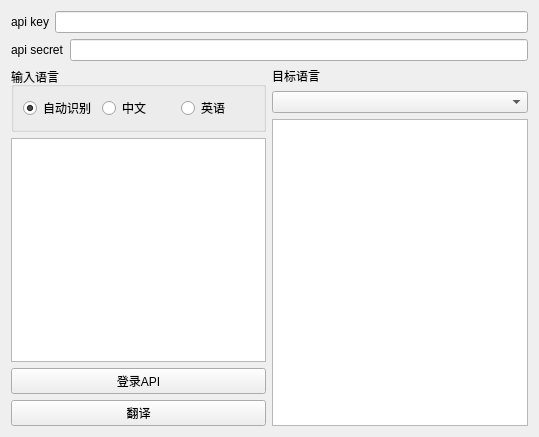
<?xml version="1.0" encoding="UTF-8"?>
<ui version="4.0">
 <class>Main</class>
 <widget class="QWidget" name="Main">
  <property name="geometry">
   <rect>
    <x>0</x>
    <y>0</y>
    <width>539</width>
    <height>437</height>
   </rect>
  </property>
  <property name="windowTitle">
   <string>Form</string>
  </property>
  <layout class="QVBoxLayout" name="verticalLayout_4">
   <item>
    <layout class="QVBoxLayout" name="verticalLayout_3">
     <item>
      <layout class="QHBoxLayout" name="horizontalLayout_4">
       <item>
        <widget class="QLabel" name="label_2">
         <property name="text">
          <string>api key</string>
         </property>
        </widget>
       </item>
       <item>
        <widget class="QLineEdit" name="lineEdit_key"/>
       </item>
      </layout>
     </item>
     <item>
      <layout class="QHBoxLayout" name="horizontalLayout_5">
       <item>
        <widget class="QLabel" name="label_3">
         <property name="text">
          <string>api secret</string>
         </property>
        </widget>
       </item>
       <item>
        <widget class="QLineEdit" name="lineEdit_secret">
         <property name="dragEnabled">
          <bool>false</bool>
         </property>
        </widget>
       </item>
      </layout>
     </item>
     <item>
      <layout class="QHBoxLayout" name="horizontalLayout_3">
       <item>
        <layout class="QVBoxLayout" name="verticalLayout_2">
         <item>
          <widget class="QGroupBox" name="groupBox">
           <property name="title">
            <string>输入语言</string>
           </property>
           <layout class="QHBoxLayout" name="horizontalLayout_2">
            <item>
             <layout class="QHBoxLayout" name="horizontalLayout">
              <item>
               <widget class="QRadioButton" name="radioButton_auto">
                <property name="text">
                 <string>自动识别</string>
                </property>
                <property name="checked">
                 <bool>true</bool>
                </property>
               </widget>
              </item>
              <item>
               <widget class="QRadioButton" name="radioButton_cn">
                <property name="text">
                 <string>中文</string>
                </property>
               </widget>
              </item>
              <item>
               <widget class="QRadioButton" name="radioButton_en">
                <property name="text">
                 <string>英语</string>
                </property>
               </widget>
              </item>
             </layout>
            </item>
           </layout>
          </widget>
         </item>
         <item>
          <widget class="QPlainTextEdit" name="plainTextEdit_input">
           <property name="plainText">
            <string/>
           </property>
          </widget>
         </item>
         <item>
          <widget class="QPushButton" name="pushButton_login">
           <property name="text">
            <string>登录API</string>
           </property>
          </widget>
         </item>
         <item>
          <widget class="QPushButton" name="pushButton_translate">
           <property name="text">
            <string>翻译</string>
           </property>
          </widget>
         </item>
        </layout>
       </item>
       <item>
        <layout class="QVBoxLayout" name="verticalLayout">
         <item>
          <widget class="QLabel" name="label">
           <property name="text">
            <string>目标语言</string>
           </property>
          </widget>
         </item>
         <item>
          <widget class="QComboBox" name="comboBox">
           <property name="toolTip">
            <string/>
           </property>
           <property name="currentText">
            <string/>
           </property>
           <property name="placeholderText">
            <string>请选择目标语言</string>
           </property>
           <property name="duplicatesEnabled">
            <bool>false</bool>
           </property>
           <property name="frame">
            <bool>true</bool>
           </property>
           <item>
            <property name="text">
             <string>中文</string>
            </property>
           </item>
           <item>
            <property name="text">
             <string>英语</string>
            </property>
           </item>
           <item>
            <property name="text">
             <string>德语</string>
            </property>
           </item>
           <item>
            <property name="text">
             <string>法语</string>
            </property>
           </item>
          </widget>
         </item>
         <item>
          <widget class="QPlainTextEdit" name="plainTextEdit_output"/>
         </item>
        </layout>
       </item>
      </layout>
     </item>
    </layout>
   </item>
  </layout>
 </widget>
 <resources/>
 <connections/>
</ui>
